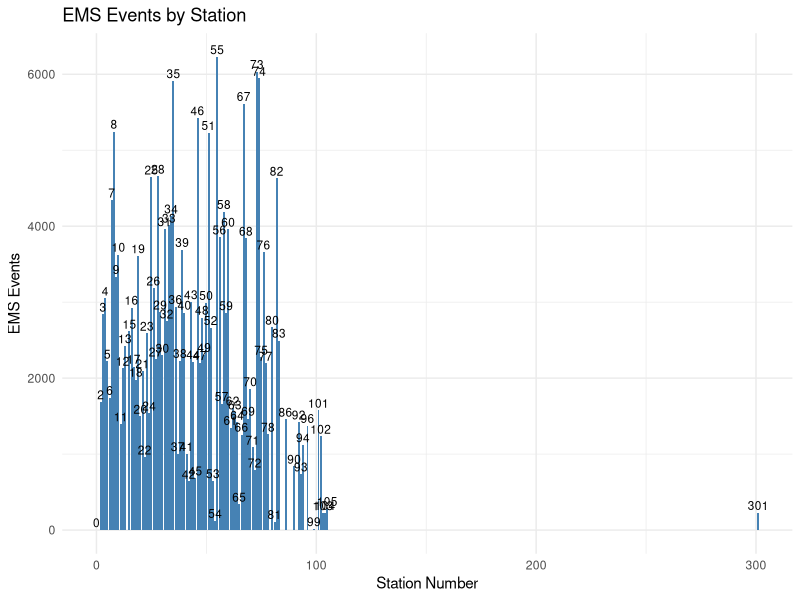
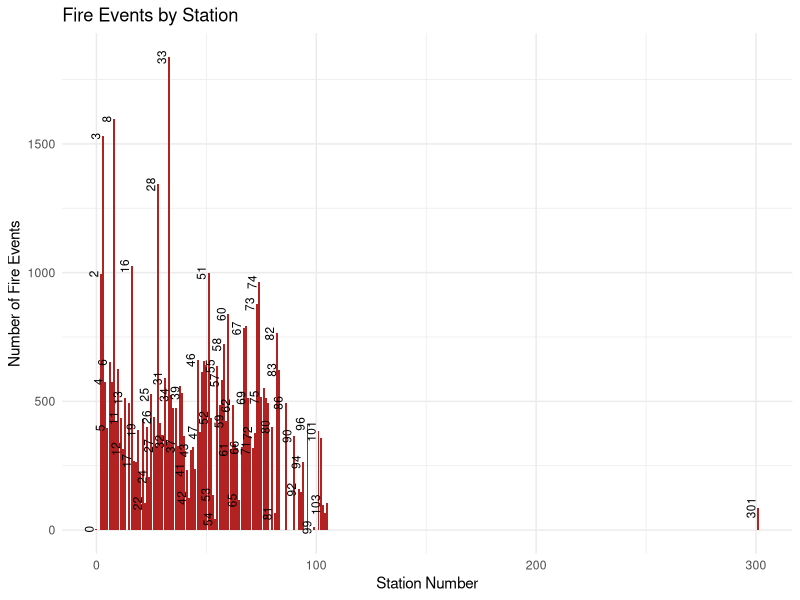
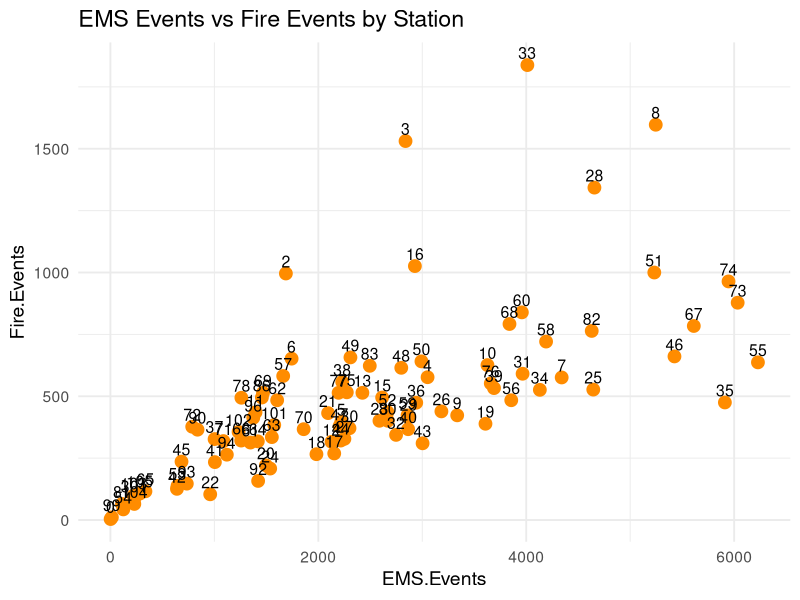
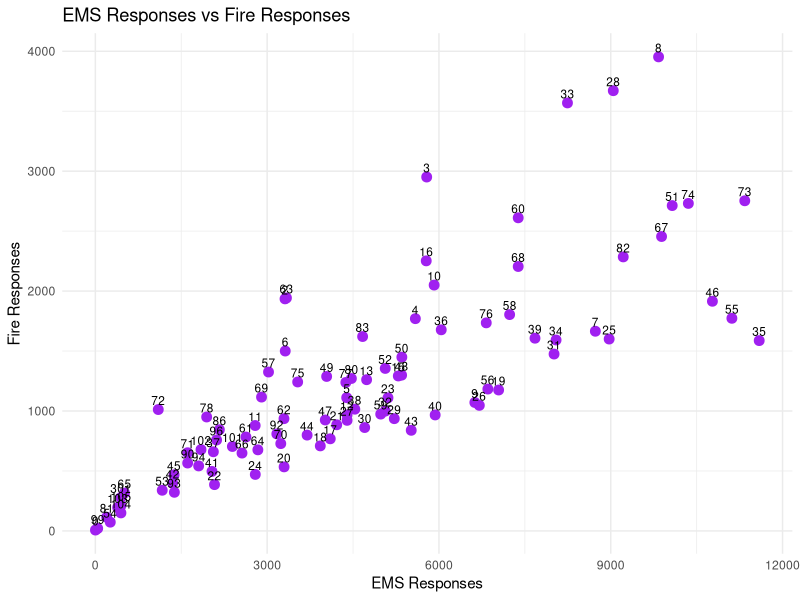

R code for these plots, in order:
## ---- chunk 1
knitr::opts_chunk$set(echo = TRUE,
                      message = FALSE,
                      warning = FALSE)
library(tidyverse)
library(lubridate)
# Load the data set
hfd <- read.csv("new_hfd_data.csv")
# View structure of the data set
glimpse(hfd)
## ---- chunk 2
ggplot(hfd, aes(x = Station, y = EMS.Events)) +
 geom_col(fill = "steelblue") +
  geom_text(aes(label = Station),
            vjust = -0.3,
            size = 3,
            color = "black") +
  labs(
    title = "EMS Events by Station",
    x = "Station Number",
    y = "EMS Events"
  ) +
  theme_minimal()
  
# This plot shows how many EMS events happen at each station
# Notes:
# we can see that there a good amount of stations that are busy with emt calls and not 
# This graph shows events 
## ---- chunk 3
ggplot(hfd, aes(x = Station, y = Fire.Events)) +
  geom_col(fill = "firebrick") +
  geom_text(
    aes(label = Station),
    vjust = -0.3,
    size = 3,
    angle = 90,
    check_overlap = TRUE # helps with spacing
  ) +
  labs(
    title = "Fire Events by Station",
    x = "Station Number",
    y = "Number of Fire Events"
  ) +
  theme_minimal()
# Notes:
# This graph shows how many fire related incidents each station handled.
# Higher bars indicate stations with heavier fire response activity.
# This helps identify which areas of Houston experience more frequent fire incidents.
## ---- chunk 4
ggplot(hfd, aes(x = EMS.Events, y = Fire.Events, label = Station)) +
  geom_point(color = "darkorange", size = 4) +
  geom_text(vjust = -0.5, size = 4, color = "black") +
  scale_x_continuous(expand = c(0.05, 0.05)) +
  scale_y_continuous(expand = c(0.05, 0.05)) +
  labs(
    title = "EMS Events vs Fire Events by Station",
  ) +
  theme_minimal(base_size = 14)
# Each point represents one fire station
# This plot shows whether stations with more EMS calls also tend to have more fire calls
# If the points form an upward trend it means stations with high EMS demand often also experience higher fire activity 
# also went back to scale the graph to zoom in on the station numbers
## ---- chunk 5
ggplot(hfd, aes(x = EMS.Responses, y = Fire.Responses, label = Station)) +
  geom_point(color = "purple", size = 3) +
  geom_text(vjust = -0.5, size = 3) +
  labs(
    title = "EMS Responses vs Fire Responses",
    x = "EMS Responses",
    y = "Fire Responses"
  ) +
  theme_minimal()
# Notes:
# For the ems vs fire responses we can see that there are way more ems incidents, but also we can see that there are certain stations with high fire response
# we also see that there are stations that get more ems responses than fire.
# If a point is going upward it shows that station has more fire responses than some of the others that go more towards the right of the graph.
